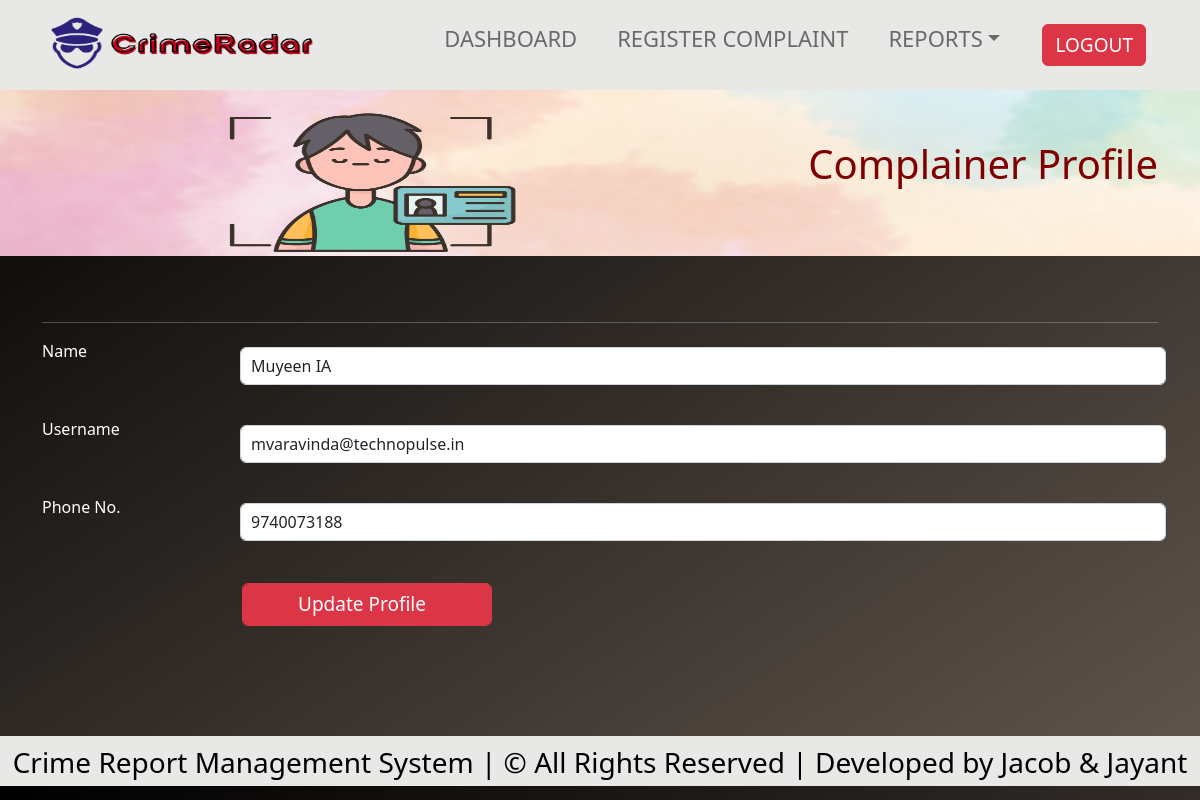
The app's page /complainerprofile.php (signed in) with its own data.
### tables this page shows
CREATE TABLE `complainer` (
  `complainer_id` int(11) NOT NULL,
  `name` varchar(100) NOT NULL,
  `username` varchar(100) NOT NULL,
  `gender` enum('m','f','o') NOT NULL,
  `mobile` varchar(20) NOT NULL,
  `password` varchar(255) NOT NULL,
  `status` varchar(10) NOT NULL
);

### complainerprofile.php (the view, shortened to what this page needs)
<?php
include("connect.php");
?>
<?php
if(isset($_SESSION['username']))
{
	$sqlcopprofile = "SELECT * FROM complainer WHERE username='$_SESSION[username]'";
	$qsqlcopprofile = mysqli_query($con,$sqlcopprofile);
	$rscopprofile = mysqli_fetch_array($qsqlcopprofile);
    $name=$rscopprofile['name'];
    $email_id=$rscopprofile['username'];
    $phoneno=$rscopprofile['mobile'];
}
?>
<!doctype html>
<html lang="en">
  <head>
    <link href="https://cdn.jsdelivr.net/npm/bootstrap@5.2.3/dist/css/bootstrap.min.css" rel="stylesheet">
    <link rel="stylesheet" href="style.css">
</head>
<body>
  <header>
        <nav class="navbar navbar-expand-lg ">
            <div class="container-fluid">
                <a class="navbar-brand" href="#">
                    <img class="x" src="logo.png" alt="Bootstrap" width="300" height="75">
                </a>
                <div class="collapse navbar-collapse justify-content-end" id="navbarTogglerDemo02">
                    <ul class="navbar-nav ms-auto" >
                            <li class="nav-item"><a class="nav-link" href="home.php">DASHBOARD</a></li>
                            <li class="nav-item"><a class="nav-link" href="insertcomplaint.php">REGISTER COMPLAINT</a></li>
                            <li class="nav-item dropdown">
          <a class="nav-link dropdown-toggle" href="#" role="button" data-bs-toggle="dropdown" aria-expanded="false">REPORTS</a>
        </li>
                            <li class="nav-item"><a class="btn btn-danger" href="logout.php">LOGOUT</a></li>
                    </ul>
                </div>
            </div>
        </nav>
    </header>
        <section class="breadcrumb-section parallax" style="background-image: url(60.png); background-repeat: no-repeat;
  background-size: 1270px 175px;">
            <div class="container">
                <div class="row">
                    <div class="col-md-12">
                        <div class="page-title">
                            <h1 style="color:maroon; text-align: end;">Complainer Profile</h1>
                        </div>
                    </div>
                </div>
            </div>
        </section>
<form method="post" action="">
        <section class="pad-t100 pad-b70">
            <div class="container">
                <div class="row">
					<div class="col-md-12">
                        <div class="feature-4">
	<hr>
<div class="intro-text">
	<p>
<div class="row">
	<div class="col-md-2">Name</div>
	<div class="col-md-10">
	<input type="text" name="name" id="name" class="form-control" value="<?php echo $name; ?>" >
	</div>
</div><br>
<div class="row">
	<div class="col-md-2">Username</div>
	<div class="col-md-10">
	<input type="text" name="email_id" id="email_id" class="form-control" value="<?php echo $email_id; ?>">
	</div>
</div><br>
<div class="row">
	<div class="col-md-2">Phone No.</div>
	<div class="col-md-10">
	<input type="text" name="phoneno" id="phoneno" class="form-control" value="<?php echo $phoneno; ?>">
	</div>
</div><br>
<div class="row">
	<div class="col-md-2"></div>
	<div class="col-md-10">
	<input type="submit" name="submit" id="submit" class="form-control btn btn-danger" style="width: 250px;" value="Update Profile" >
	</div>
</div><br>
	</p>
</div>
                        </div>
                    </div>
                </div>
            </div>
        </section>
		</form>
        <footer>
            <h3 class="footer_text">Crime Report Management System | © All Rights Reserved | Developed by Jacob & Jayant </h3>
        </footer>
    </body>
</html>

### style.css (style rules this page uses)
* { box-sizing: border-box; padding: 0; margin: 0; }
nav { background-color:#e8e8e7; height: 90px; top:0; width: 100%; color: black; }
.x { margin-left: 22px; }
.navbar-nav { float: right; margin-right: 20px; color: black; font-size: 22px; }
.navbar-nav li { display: inline-block; margin: 0 12px; }
body { background-image: linear-gradient(to bottom right, rgb(0, 0, 0), rgba(44, 29, 17, 0.747)); height:100%; width: 100%; color: white; padding: 0; }
h1 { text-align: center; }
.container { padding-top:50px; padding-bottom: 60px; margin:auto auto; }
.form-control { padding-left:10px; padding-right: 20px; }
input { padding:100%; margin:8px; border:1.2px solid black; font-size: 16px; }
.btn { margin:10px; font-size:19px; }
footer { background-color:#e8e8e7 ; height: 50px; width: 100%; }
.footer_text { text-align: center; color:black; top: 20%; position: relative; }

### records on screen
complainer: name "Muyeen IA", email_id "mvaravinda@technopulse.in", phoneno "9740073188"
